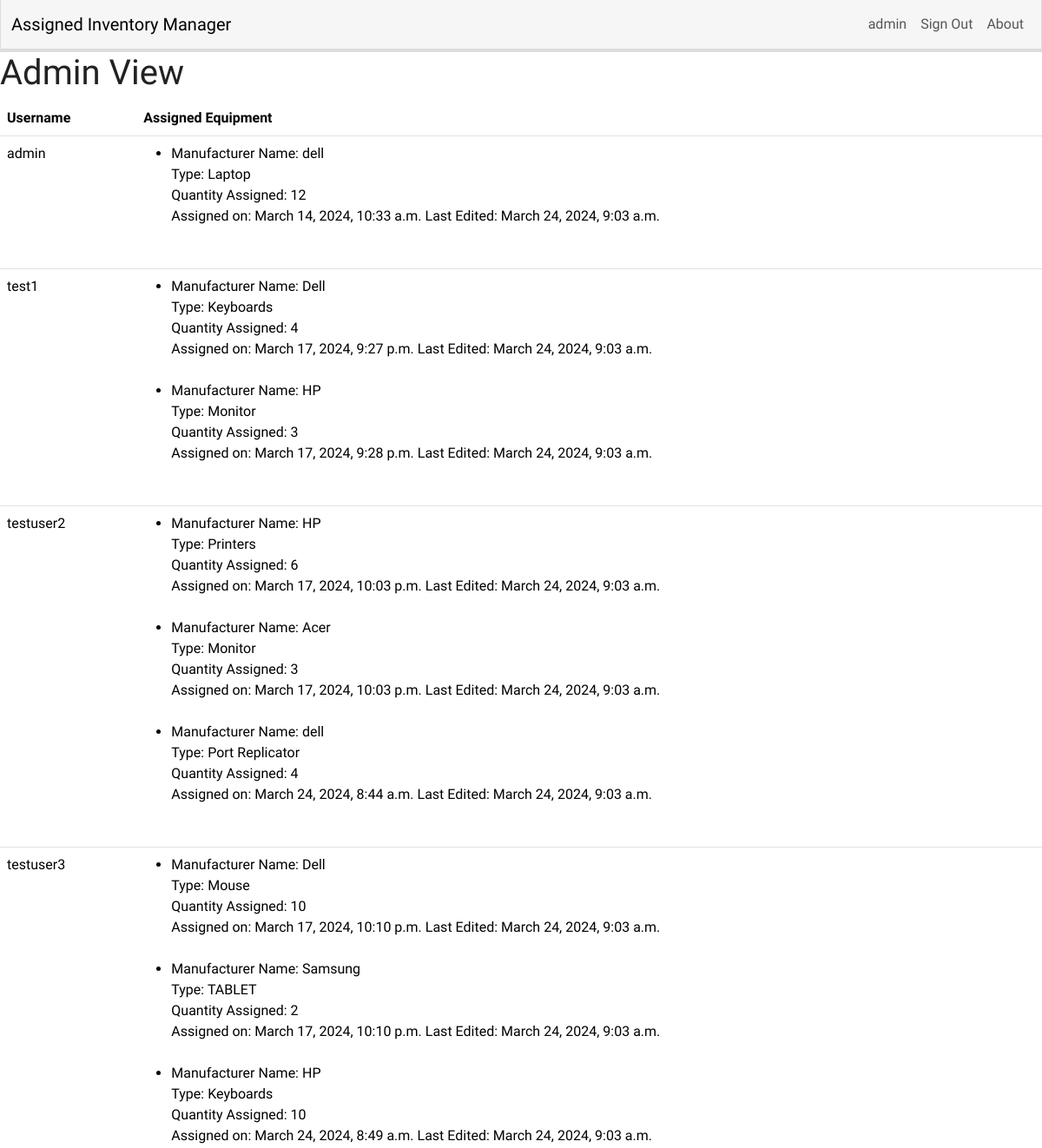
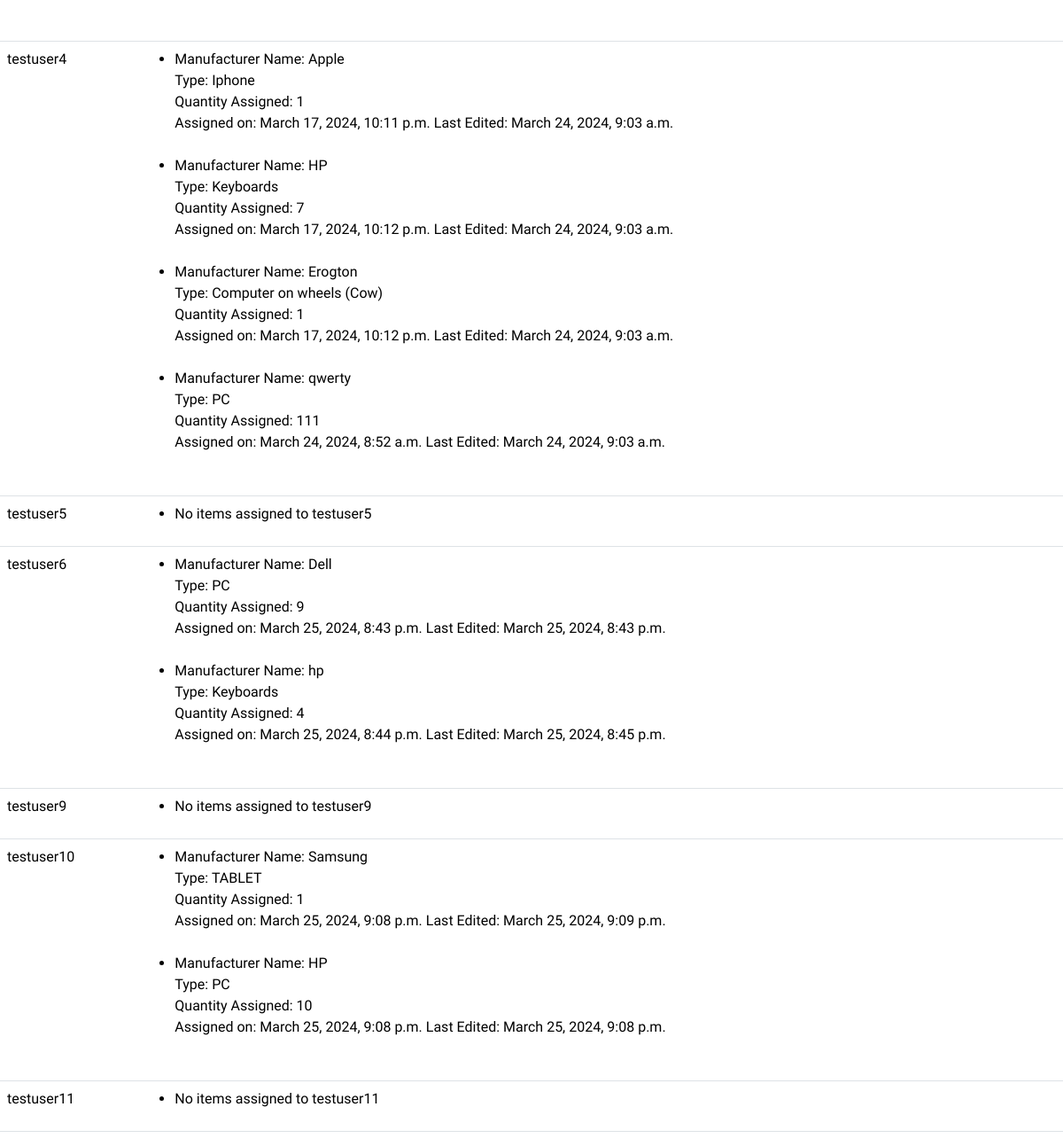
Screenshot of /admin-view/ (signed in) with the database file from the repository (2 pictures, top to bottom).
### inventory/models.py (models this page shows, shortened)
class InventoryItem(models.Model):
    name = models.CharField(max_length=200)
    quantity = models.IntegerField()
    category = models.ForeignKey(
        "Category", on_delete=models.SET_NULL, blank=True, null=True
    )
    date_created = models.DateTimeField(auto_now_add=True)
    last_edited = models.DateTimeField(auto_now=True)
    user = models.ForeignKey(User, on_delete=models.CASCADE)
    assigned_date = models.DateTimeField(auto_now_add=True)

class Category(models.Model):
    name = models.CharField(max_length=200)
    class Meta:
        verbose_name_plural = "categories"
    def __str__(self):
        return self.name

### inventory/views.py (the view)
# urls.py: path('admin-view/', admin_view, name='admin-view'),
@login_required  # Requires user to be logged in
@user_passes_test(is_admin)  # Requires user to pass the is_admin test
def admin_view(request):
    users = User.objects.all()
    user_items = {}
    for user in users:
        items = InventoryItem.objects.filter(user=user).select_related('category')
        user_items[user] = items
    return render(request, 'inventory/admin_view.html', {'user_items': user_items})

### inventory/views.py (called while the page is built)
def is_admin(user):
    return user.is_superuser

### inventory/templates/inventory/admin_view.html
{% extends 'inventory/base.html' %}
{% block content %}
    <h1>Admin View</h1>
    <table class="table">
        <thead>
            <tr>
                <th>Username</th>
                <th>Assigned Equipment</th>
            </tr>
        </thead>
        <tbody>
            {% for user, items in user_items.items %}
                <tr>
                    <td>{{ user.username }}</td>
                    <td>
                        <ul>
                            {% for item in items %}
                                <li>Manufacturer Name: {{ item.name }}<br>
                                    Type: {{ item.category }}<br>
                                    Quantity Assigned: {{ item.quantity }}<br>
                                    Assigned on: {{ item.date_created }}
                                    Last Edited: {{ item.last_edited }}<br>
                                <br>
                                </li>
                            {% empty %}
                                <li>No items assigned to {{ user.username }}</li>
                            {% endfor %}
                        </ul>
                    </td>
                </tr>
            {% endfor %}
        </tbody>
    </table>
{% endblock content %}

### inventory/templates/inventory/base.html (shortened to what this page needs)
<!DOCTYPE html>
<html lang="en">
<head>
	<link href="https://bootswatch.com/5/lumen/bootstrap.min.css" rel="stylesheet">
</head>
<body>
	{% include 'inventory/navigation.html' %}
	{% block content %}
	{% endblock content %}
</body>
</html>

### inventory/templates/inventory/navigation.html (shortened to what this page needs)
<nav class="navbar navbar-expand-lg bg-light">
	<div class="container-fluid">
		<a class="navbar-brand" href="{% url 'index' %}">Assigned Inventory Manager</a>
		<div class="collapse navbar-collapse justify-content-end" id="navbarNav">
			<ul class="navbar-nav">
				{% if user.is_authenticated %}
					<li class="nav-item">
						<a class="nav-link" href="#">{{ user.username }}</a>
					</li>
					<li class="nav-item">
						<a class="nav-link" href="{% url 'simple_logout' %}">Sign Out</a>
					</li>
                    <li class="nav-item">
                        <a class="nav-link" href="{% url 'about' %}">About</a>
                    </li>
				{% endif %}
			</ul>
		</div>
	</div>
</nav>

### rows the page displays
InventoryItem: name "dell", category "Laptop", quantity "12", date_created "March 14, 2024, 10:33 a.m.", last_edited "March 24, 2024, 9:03 a.m."
InventoryItem: name "Dell", category "Keyboards", quantity "4", date_created "March 17, 2024, 9:27 p.m.", last_edited "March 24, 2024, 9:03 a.m."
InventoryItem: name "HP", category "Monitor", quantity "3", date_created "March 17, 2024, 9:28 p.m.", last_edited "March 24, 2024, 9:03 a.m."
InventoryItem: name "HP", category "Printers", quantity "6", date_created "March 17, 2024, 10:03 p.m.", last_edited "March 24, 2024, 9:03 a.m."
InventoryItem: name "Acer", category "Monitor", quantity "3", date_created "March 17, 2024, 10:03 p.m.", last_edited "March 24, 2024, 9:03 a.m."
InventoryItem: name "dell", category "Port Replicator", quantity "4", date_created "March 24, 2024, 8:44 a.m.", last_edited "March 24, 2024, 9:03 a.m."
InventoryItem: name "Dell", category "Mouse", quantity "10", date_created "March 17, 2024, 10:10 p.m.", last_edited "March 24, 2024, 9:03 a.m."
InventoryItem: name "Samsung", category "TABLET", quantity "2", date_created "March 17, 2024, 10:10 p.m.", last_edited "March 24, 2024, 9:03 a.m."
InventoryItem: name "HP", category "Keyboards", quantity "10", date_created "March 24, 2024, 8:49 a.m.", last_edited "March 24, 2024, 9:03 a.m."
InventoryItem: name "Apple", category "Iphone", quantity "1", date_created "March 17, 2024, 10:11 p.m.", last_edited "March 24, 2024, 9:03 a.m."
InventoryItem: name "HP", category "Keyboards", quantity "7", date_created "March 17, 2024, 10:12 p.m.", last_edited "March 24, 2024, 9:03 a.m."
InventoryItem: name "Erogton", category "Computer on wheels (Cow)", quantity "1", date_created "March 17, 2024, 10:12 p.m.", last_edited "March 24, 2024, 9:03 a.m."
InventoryItem: name "qwerty", category "PC", quantity "111", date_created "March 24, 2024, 8:52 a.m.", last_edited "March 24, 2024, 9:03 a.m."
InventoryItem: name "Dell", category "PC", quantity "9", date_created "March 25, 2024, 8:43 p.m.", last_edited "March 25, 2024, 8:43 p.m."
InventoryItem: name "hp", category "Keyboards", quantity "4", date_created "March 25, 2024, 8:44 p.m.", last_edited "March 25, 2024, 8:45 p.m."
InventoryItem: name "Samsung", category "TABLET", quantity "1", date_created "March 25, 2024, 9:08 p.m.", last_edited "March 25, 2024, 9:09 p.m."
InventoryItem: name "HP", category "PC", quantity "10", date_created "March 25, 2024, 9:08 p.m.", last_edited "March 25, 2024, 9:08 p.m."

### other values shown
{{ user.username }} "admin"
{{ user.username }} "test1"
{{ user.username }} "testuser2"
{{ user.username }} "testuser3"
{{ user.username }} "testuser4"
{{ user.username }} "testuser5"
{{ user.username }} "testuser6"
{{ user.username }} "testuser9"
{{ user.username }} "testuser10"
{{ user.username }} "testuser11"
